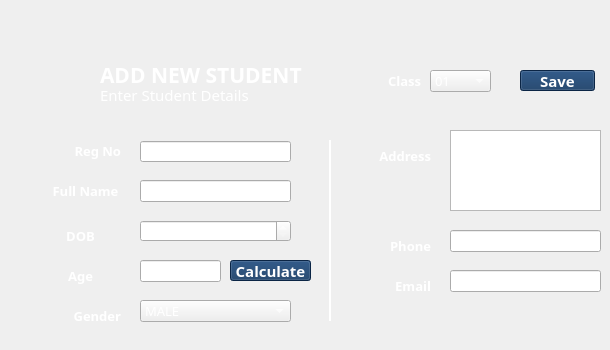
    <widget class="QWidget" name="tab_3">
     <attribute name="title">
      <string>Add Student</string>
     </attribute>
     <widget class="QLabel" name="label_9">
      <property name="geometry">
       <rect>
        <x>100</x>
        <y>80</y>
        <width>243</width>
        <height>29</height>
       </rect>
      </property>
      <property name="font">
       <font>
        <family>Poppins</family>
        <pointsize>11</pointsize>
        <weight>50</weight>
        <italic>false</italic>
        <bold>false</bold>
        <kerning>true</kerning>
       </font>
      </property>
      <property name="layoutDirection">
       <enum>Qt::LeftToRight</enum>
      </property>
      <property name="styleSheet">
       <string notr="true">color: rgb(255, 255, 255);</string>
      </property>
      <property name="text">
       <string>Enter Student Details</string>
      </property>
      <property name="scaledContents">
       <bool>true</bool>
      </property>
      <property name="alignment">
       <set>Qt::AlignLeading|Qt::AlignLeft|Qt::AlignVCenter</set>
      </property>
     </widget>
     <widget class="QLabel" name="label_10">
      <property name="geometry">
       <rect>
        <x>100</x>
        <y>60</y>
        <width>243</width>
        <height>29</height>
       </rect>
      </property>
      <property name="font">
       <font>
        <family>Poppins</family>
        <pointsize>16</pointsize>
        <weight>75</weight>
        <bold>true</bold>
        <kerning>true</kerning>
       </font>
      </property>
      <property name="layoutDirection">
       <enum>Qt::LeftToRight</enum>
      </property>
      <property name="styleSheet">
       <string notr="true">color: rgb(255, 255, 255);</string>
      </property>
      <property name="text">
       <string>ADD NEW STUDENT</string>
      </property>
      <property name="scaledContents">
       <bool>true</bool>
      </property>
      <property name="alignment">
       <set>Qt::AlignLeading|Qt::AlignLeft|Qt::AlignVCenter</set>
      </property>
     </widget>
     <widget class="QLabel" name="label_11">
      <property name="geometry">
       <rect>
        <x>30</x>
        <y>50</y>
        <width>61</width>
        <height>61</height>
       </rect>
      </property>
      <property name="text">
       <string/>
      </property>
      <property name="pixmap">
       <pixmap>../src/student.png</pixmap>
      </property>
      <property name="scaledContents">
       <bool>true</bool>
      </property>
     </widget>
     <widget class="QLineEdit" name="tb11">
      <property name="geometry">
       <rect>
        <x>140</x>
        <y>141</y>
        <width>151</width>
        <height>21</height>
       </rect>
      </property>
      <property name="font">
       <font>
        <family>Poppins Medium</family>
        <pointsize>10</pointsize>
       </font>
      </property>
      <property name="styleSheet">
       <string notr="true">color: rgb(255, 255, 255);</string>
      </property>
      <property name="text">
       <string/>
      </property>
     </widget>
     <widget class="QLabel" name="label_12">
      <property name="geometry">
       <rect>
        <x>40</x>
        <y>120</y>
        <width>81</width>
        <height>61</height>
       </rect>
      </property>
      <property name="font">
       <font>
        <family>Poppins</family>
        <pointsize>10</pointsize>
        <weight>75</weight>
        <italic>false</italic>
        <bold>true</bold>
        <kerning>true</kerning>
       </font>
      </property>
      <property name="layoutDirection">
       <enum>Qt::LeftToRight</enum>
      </property>
      <property name="styleSheet">
       <string notr="true">color: rgb(255, 255, 255);</string>
      </property>
      <property name="text">
       <string>Reg No</string>
      </property>
      <property name="scaledContents">
       <bool>true</bool>
      </property>
      <property name="alignment">
       <set>Qt::AlignRight|Qt::AlignTrailing|Qt::AlignVCenter</set>
      </property>
      <property name="wordWrap">
       <bool>true</bool>
      </property>
     </widget>
     <widget class="QLabel" name="label_13">
      <property name="geometry">
       <rect>
        <x>30</x>
        <y>170</y>
        <width>111</width>
        <height>41</height>
       </rect>
      </property>
      <property name="font">
       <font>
        <family>Poppins</family>
        <pointsize>10</pointsize>
        <weight>75</weight>
        <italic>false</italic>
        <bold>true</bold>
        <kerning>true</kerning>
       </font>
      </property>
      <property name="layoutDirection">
       <enum>Qt::LeftToRight</enum>
      </property>
      <property name="styleSheet">
       <string notr="true">color: rgb(255, 255, 255);</string>
      </property>
      <property name="text">
       <string>Full Name</string>
      </property>
      <property name="scaledContents">
       <bool>true</bool>
      </property>
      <property name="alignment">
       <set>Qt::AlignCenter</set>
      </property>
     </widget>
     <widget class="QLineEdit" name="tb12">
      <property name="geometry">
       <rect>
        <x>140</x>
        <y>180</y>
        <width>151</width>
        <height>22</height>
       </rect>
      </property>
      <property name="font">
       <font>
        <family>Poppins Medium</family>
        <pointsize>10</pointsize>
       </font>
      </property>
      <property name="styleSheet">
       <string notr="true">color: rgb(255, 255, 255);</string>
      </property>
      <property name="text">
       <string/>
      </property>
     </widget>
     <widget class="QLabel" name="label_14">
      <property name="geometry">
       <rect>
        <x>40</x>
        <y>210</y>
        <width>81</width>
        <height>51</height>
       </rect>
      </property>
      <property name="font">
       <font>
        <family>Poppins</family>
        <pointsize>10</pointsize>
        <weight>75</weight>
        <italic>false</italic>
        <bold>true</bold>
        <kerning>true</kerning>
       </font>
      </property>
      <property name="layoutDirection">
       <enum>Qt::LeftToRight</enum>
      </property>
      <property name="styleSheet">
       <string notr="true">color: rgb(255, 255, 255);</string>
      </property>
      <property name="text">
       <string>DOB</string>
      </property>
      <property name="scaledContents">
       <bool>true</bool>
      </property>
      <property name="alignment">
       <set>Qt::AlignCenter</set>
      </property>
     </widget>
     <widget class="Line" name="line">
      <property name="geometry">
       <rect>
        <x>320</x>
        <y>140</y>
        <width>20</width>
        <height>181</height>
       </rect>
      </property>
      <property name="styleSheet">
       <string notr="true">color: rgb(255, 255, 255);</string>
      </property>
      <property name="frameShadow">
       <enum>QFrame::Plain</enum>
      </property>
      <property name="lineWidth">
       <number>2</number>
      </property>
      <property name="orientation">
       <enum>Qt::Vertical</enum>
      </property>
     </widget>
     <widget class="QLabel" name="label_15">
      <property name="geometry">
       <rect>
        <x>40</x>
        <y>290</y>
        <width>81</width>
        <height>51</height>
       </rect>
      </property>
      <property name="font">
       <font>
        <family>Poppins</family>
        <pointsize>10</pointsize>
        <weight>75</weight>
        <italic>false</italic>
        <bold>true</bold>
        <kerning>true</kerning>
       </font>
      </property>
      <property name="layoutDirection">
       <enum>Qt::LeftToRight</enum>
      </property>
      <property name="styleSheet">
       <string notr="true">color: rgb(255, 255, 255);</string>
      </property>
      <property name="text">
       <string>Gender</string>
      </property>
      <property name="scaledContents">
       <bool>true</bool>
      </property>
      <property name="alignment">
       <set>Qt::AlignRight|Qt::AlignTrailing|Qt::AlignVCenter</set>
      </property>
     </widget>
     <widget class="QComboBox" name="cb11">
      <property name="geometry">
       <rect>
        <x>140</x>
        <y>300</y>
        <width>151</width>
        <height>22</height>
       </rect>
      </property>
      <property name="font">
       <font>
        <family>Poppins SemiBold</family>
        <pointsize>10</pointsize>
       </font>
      </property>
      <property name="styleSheet">
       <string notr="true">color: rgb(255, 255, 255);
gridline-color: rgb(255, 255, 255);
selection-color: rgb(15, 52, 96);
border-color: rgb(255, 255, 255);</string>
      </property>
      <item>
       <property name="text">
        <string>MALE</string>
       </property>
      </item>
      <item>
       <property name="text">
        <string>FEMALE</string>
       </property>
      </item>
     </widget>
     <widget class="QLabel" name="label_16">
      <property name="geometry">
       <rect>
        <x>350</x>
        <y>130</y>
        <width>81</width>
        <height>51</height>
       </rect>
      </property>
      <property name="font">
       <font>
        <family>Poppins</family>
        <pointsize>10</pointsize>
        <weight>75</weight>
        <italic>false</italic>
        <bold>true</bold>
        <kerning>true</kerning>
       </font>
      </property>
      <property name="layoutDirection">
       <enum>Qt::LeftToRight</enum>
      </property>
      <property name="styleSheet">
       <string notr="true">color: rgb(255, 255, 255);</string>
      </property>
      <property name="text">
       <string>Address</string>
      </property>
      <property name="scaledContents">
       <bool>true</bool>
      </property>
      <property name="alignment">
       <set>Qt::AlignRight|Qt::AlignTrailing|Qt::AlignVCenter</set>
      </property>
     </widget>
     <widget class="QLabel" name="label_17">
      <property name="geometry">
       <rect>
        <x>350</x>
        <y>220</y>
        <width>81</width>
        <height>51</height>
       </rect>
      </property>
      <property name="font">
       <font>
        <family>Poppins</family>
        <pointsize>10</pointsize>
        <weight>75</weight>
        <italic>false</italic>
        <bold>true</bold>
        <kerning>true</kerning>
       </font>
      </property>
      <property name="layoutDirection">
       <enum>Qt::LeftToRight</enum>
      </property>
      <property name="styleSheet">
       <string notr="true">color: rgb(255, 255, 255);</string>
      </property>
      <property name="text">
       <string>Phone</string>
      </property>
      <property name="scaledContents">
       <bool>true</bool>
      </property>
      <property name="alignment">
       <set>Qt::AlignRight|Qt::AlignTrailing|Qt::AlignVCenter</set>
      </property>
     </widget>
     <widget class="QLineEdit" name="tb15">
      <property name="geometry">
       <rect>
        <x>450</x>
        <y>230</y>
        <width>151</width>
        <height>22</height>
       </rect>
      </property>
      <property name="font">
       <font>
        <family>Poppins Medium</family>
        <pointsize>10</pointsize>
       </font>
      </property>
      <property name="styleSheet">
       <string notr="true">color: rgb(255, 255, 255);</string>
      </property>
      <property name="inputMethodHints">
       <set>Qt::ImhDigitsOnly</set>
      </property>
      <property name="text">
       <string/>
      </property>
     </widget>
     <widget class="QLineEdit" name="tb16">
      <property name="geometry">
       <rect>
        <x>450</x>
        <y>270</y>
        <width>151</width>
        <height>22</height>
       </rect>
      </property>
      <property name="font">
       <font>
        <family>Poppins Medium</family>
        <pointsize>10</pointsize>
       </font>
      </property>
      <property name="styleSheet">
       <string notr="true">color: rgb(255, 255, 255);</string>
      </property>
      <property name="inputMethodHints">
       <set>Qt::ImhEmailCharactersOnly</set>
      </property>
      <property name="text">
       <string/>
      </property>
     </widget>
     <widget class="QLabel" name="label_18">
      <property name="geometry">
       <rect>
        <x>350</x>
        <y>260</y>
        <width>81</width>
        <height>51</height>
       </rect>
      </property>
      <property name="font">
       <font>
        <family>Poppins</family>
        <pointsize>10</pointsize>
        <weight>75</weight>
        <italic>false</italic>
        <bold>true</bold>
        <kerning>true</kerning>
       </font>
      </property>
      <property name="layoutDirection">
       <enum>Qt::LeftToRight</enum>
      </property>
      <property name="styleSheet">
       <string notr="true">color: rgb(255, 255, 255);</string>
      </property>
      <property name="text">
       <string>Email</string>
      </property>
      <property name="scaledContents">
       <bool>true</bool>
      </property>
      <property name="alignment">
       <set>Qt::AlignRight|Qt::AlignTrailing|Qt::AlignVCenter</set>
      </property>
     </widget>
     <widget class="QComboBox" name="cb12">
      <property name="geometry">
       <rect>
        <x>430</x>
        <y>70</y>
        <width>61</width>
        <height>22</height>
       </rect>
      </property>
      <property name="font">
       <font>
        <family>Poppins SemiBold</family>
        <pointsize>10</pointsize>
       </font>
      </property>
      <property name="styleSheet">
       <string notr="true">color: rgb(255, 255, 255);
gridline-color: rgb(255, 255, 255);
selection-color: rgb(15, 52, 96);
border-color: rgb(255, 255, 255);</string>
      </property>
      <item>
       <property name="text">
        <string>01</string>
       </property>
      </item>
      <item>
       <property name="text">
        <string>02</string>
       </property>
      </item>
      <item>
       <property name="text">
        <string>03</string>
       </property>
      </item>
      <item>
       <property name="text">
        <string>04</string>
       </property>
      </item>
      <item>
       <property name="text">
        <string>05</string>
       </property>
      </item>
      <item>
       <property name="text">
        <string>06</string>
       </property>
      </item>
      <item>
       <property name="text">
        <string>07</string>
       </property>
      </item>
      <item>
       <property name="text">
        <string>08</string>
       </property>
      </item>
      <item>
       <property name="text">
        <string>09</string>
       </property>
      </item>
      <item>
       <property name="text">
        <string>10</string>
       </property>
      </item>
      <item>
       <property name="text">
        <string>11</string>
       </property>
      </item>
      <item>
       <property name="text">
        <string>12</string>
       </property>
      </item>
     </widget>
     <widget class="QLabel" name="label_19">
      <property name="geometry">
       <rect>
        <x>380</x>
        <y>70</y>
        <width>41</width>
        <height>21</height>
       </rect>
      </property>
      <property name="font">
       <font>
        <family>Poppins</family>
        <pointsize>10</pointsize>
        <weight>75</weight>
        <italic>false</italic>
        <bold>true</bold>
        <kerning>true</kerning>
       </font>
      </property>
      <property name="layoutDirection">
       <enum>Qt::LeftToRight</enum>
      </property>
      <property name="styleSheet">
       <string notr="true">color: rgb(255, 255, 255);</string>
      </property>
      <property name="text">
       <string>Class</string>
      </property>
      <property name="scaledContents">
       <bool>true</bool>
      </property>
      <property name="alignment">
       <set>Qt::AlignRight|Qt::AlignTrailing|Qt::AlignVCenter</set>
      </property>
     </widget>
     <widget class="QPushButton" name="b12">
      <property name="geometry">
       <rect>
        <x>520</x>
        <y>70</y>
        <width>75</width>
        <height>21</height>
       </rect>
      </property>
      <property name="font">
       <font>
        <family>Poppins</family>
        <pointsize>11</pointsize>
        <weight>75</weight>
        <bold>true</bold>
       </font>
      </property>
      <property name="styleSheet">
       <string notr="true">background-color: rgb(15, 52, 96);
color: rgb(255, 255, 255);</string>
      </property>
      <property name="text">
       <string>Save</string>
      </property>
     </widget>
     <widget class="QLineEdit" name="tb14">
      <property name="geometry">
       <rect>
        <x>140</x>
        <y>260</y>
        <width>81</width>
        <height>22</height>
       </rect>
      </property>
      <property name="font">
       <font>
        <family>Poppins Medium</family>
        <pointsize>10</pointsize>
       </font>
      </property>
      <property name="styleSheet">
       <string notr="true">color: rgb(255, 255, 255);</string>
      </property>
      <property name="inputMethodHints">
       <set>Qt::ImhDigitsOnly</set>
      </property>
      <property name="text">
       <string/>
      </property>
     </widget>
     <widget class="QLabel" name="label_66">
      <property name="geometry">
       <rect>
        <x>40</x>
        <y>250</y>
        <width>81</width>
        <height>51</height>
       </rect>
      </property>
      <property name="font">
       <font>
        <family>Poppins</family>
        <pointsize>10</pointsize>
        <weight>75</weight>
        <italic>false</italic>
        <bold>true</bold>
        <kerning>true</kerning>
       </font>
      </property>
      <property name="layoutDirection">
       <enum>Qt::LeftToRight</enum>
      </property>
      <property name="styleSheet">
       <string notr="true">color: rgb(255, 255, 255);</string>
      </property>
      <property name="text">
       <string>Age</string>
      </property>
      <property name="scaledContents">
       <bool>true</bool>
      </property>
      <property name="alignment">
       <set>Qt::AlignCenter</set>
      </property>
     </widget>
     <widget class="QLabel" name="l11">
      <property name="geometry">
       <rect>
        <x>92</x>
        <y>20</y>
        <width>501</width>
        <height>29</height>
       </rect>
      </property>
      <property name="font">
       <font>
        <family>Poppins</family>
        <pointsize>11</pointsize>
        <weight>75</weight>
        <italic>false</italic>
        <bold>true</bold>
        <kerning>true</kerning>
       </font>
      </property>
      <property name="layoutDirection">
       <enum>Qt::LeftToRight</enum>
      </property>
      <property name="styleSheet">
       <string notr="true">color: rgb(255, 255, 255);</string>
      </property>
      <property name="text">
       <string/>
      </property>
      <property name="scaledContents">
       <bool>true</bool>
      </property>
      <property name="alignment">
       <set>Qt::AlignCenter</set>
      </property>
     </widget>
     <widget class="QTextEdit" name="mtb11">
      <property name="geometry">
       <rect>
        <x>450</x>
        <y>130</y>
        <width>151</width>
        <height>81</height>
       </rect>
      </property>
      <property name="font">
       <font>
        <pointsize>10</pointsize>
       </font>
      </property>
      <property name="autoFillBackground">
       <bool>true</bool>
      </property>
      <property name="styleSheet">
       <string notr="true"> color: white;</string>
      </property>
      <property name="inputMethodHints">
       <set>Qt::ImhMultiLine</set>
      </property>
     </widget>
     <widget class="QDateEdit" name="tb13">
      <property name="geometry">
       <rect>
        <x>140</x>
        <y>220</y>
        <width>151</width>
        <height>22</height>
       </rect>
      </property>
      <property name="font">
       <font>
        <pointsize>10</pointsize>
       </font>
      </property>
      <property name="autoFillBackground">
       <bool>true</bool>
      </property>
      <property name="styleSheet">
       <string notr="true"> color: white;</string>
      </property>
     </widget>
     <widget class="QPushButton" name="b11">
      <property name="geometry">
       <rect>
        <x>230</x>
        <y>260</y>
        <width>81</width>
        <height>21</height>
       </rect>
      </property>
      <property name="font">
       <font>
        <family>Poppins</family>
        <pointsize>11</pointsize>
        <weight>75</weight>
        <bold>true</bold>
       </font>
      </property>
      <property name="styleSheet">
       <string notr="true">background-color: rgb(15, 52, 96);
color: rgb(255, 255, 255);</string>
      </property>
      <property name="text">
       <string>Calculate</string>
      </property>
     </widget>
    </widget>
